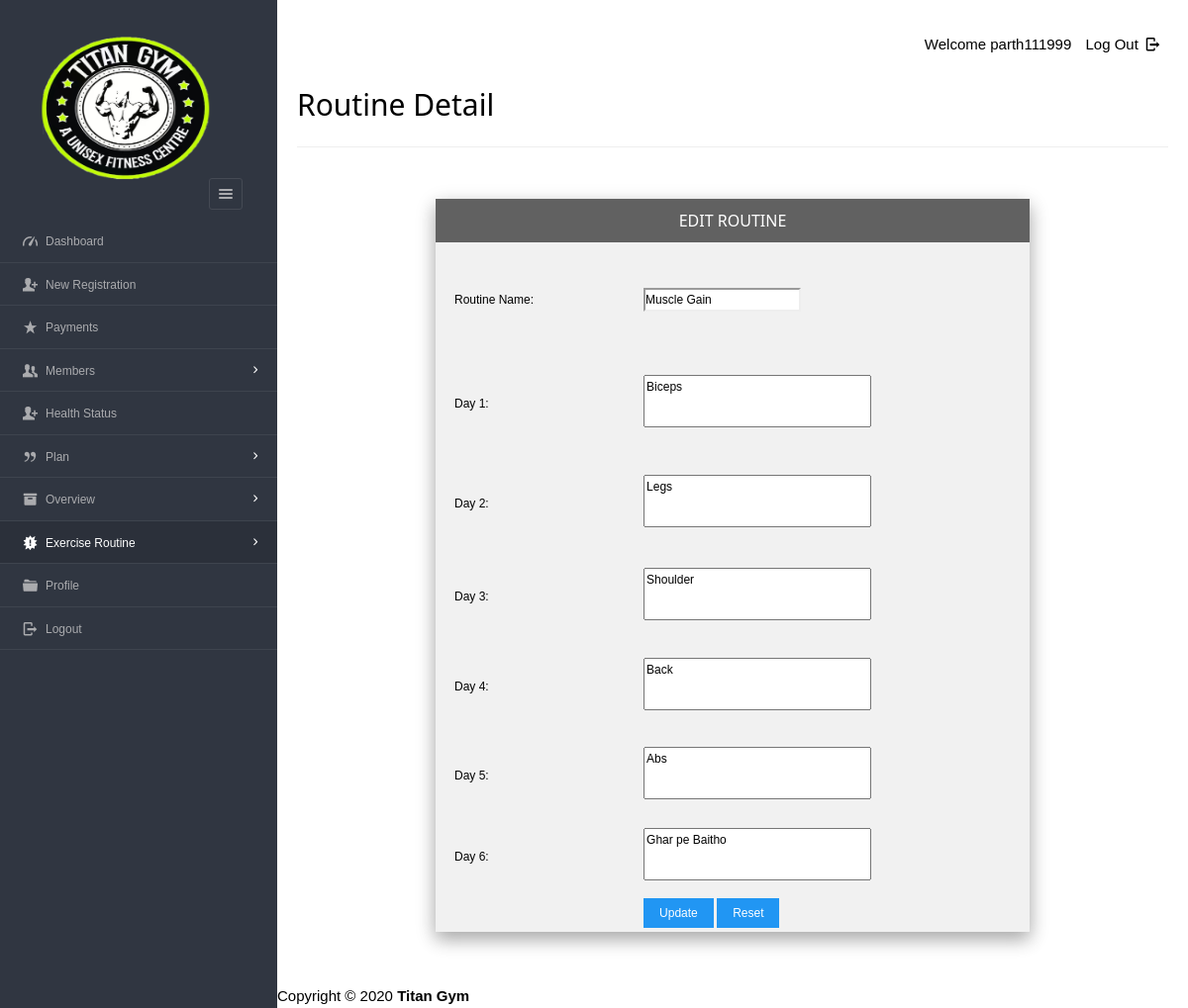
/dashboard/admin/editdetailroutine.php?id=1 (signed in), run on the app's committed database.
### tables this page shows
CREATE TABLE `timetable` (
  `tid` int(12) NOT NULL,
  `tname` varchar(45) DEFAULT NULL,
  `day1` varchar(200) DEFAULT NULL,
  `day2` varchar(200) DEFAULT NULL,
  `day3` varchar(200) DEFAULT NULL,
  `day4` varchar(200) DEFAULT NULL,
  `day5` varchar(200) DEFAULT NULL,
  `day6` varchar(200) DEFAULT NULL
);

### dashboard/admin/editdetailroutine.php (the view, shortened to what this page needs)
<?php
require '../../include/db_conn.php';
?>
<!DOCTYPE html>
<html lang="en">
<head>
    <link rel="stylesheet" href="../../css/style.css"  id="style-resource-5">
    <link rel="stylesheet" href="../../css/dashMain.css">
    <link rel="stylesheet" type="text/css" href="../../css/entypo.css">
	<link href="a1style.css" rel="stylesheet" type="text/css">
</head>
     <body class="page-body  page-fade" onload="collapseSidebar()">
    	<div class="page-container sidebar-collapsed" id="navbarcollapse">
		<div class="sidebar-menu">
			<header class="logo-env">
			<div class="logo">
				<a href="main.php">
					<img src="../../images/logo.png" alt="" width="192" height="80" />
				</a>
			</div>
					<div class="sidebar-collapse" onclick="collapseSidebar()">
				<a href="#" class="sidebar-collapse-icon with-animation">
					<i class="entypo-menu"></i>
				</a>
			</div>
			</header>
    		<?php include('nav.php'); ?>
    	</div>
    		<div class="main-content">
				<div class="row">
					<div class="col-md-6 col-sm-8 clearfix">
					</div>
					<div class="col-md-6 col-sm-4 clearfix hidden-xs">
						<ul class="list-inline links-list pull-right">
							<li>Welcome <?php echo $_SESSION['full_name']; ?>
							</li>
							<li>
								<a href="logout.php">
									Log Out <i class="entypo-logout right"></i>
								</a>
							</li>
						</ul>
					</div>
				</div>
				<h2>Routine Detail</h2>
				<hr/>
		<?php
		$id=$_GET['id'];
		$sql="Select * from timetable t Where t.tid=$id";
		$res=mysqli_query($con, $sql);
					 if($res){
						      	$row=mysqli_fetch_array($res,MYSQLI_ASSOC);
						      }
		?>
			<div class="a1-container a1-small a1-padding-32" style="margin-top:2px; margin-bottom:2px;">
        <div class="a1-card-8 a1-light-gray" style="width:600px; margin:0 auto;">
		<div class="a1-container a1-dark-gray a1-center">
        	<h6>EDIT ROUTINE</h6>
        </div>
       <form id="form1" name="form1" method="post" class="a1-container" action="updateroutine.php">
		<table width="619" height="673" border="0" align="center">
			<tr>
				<td><input type="hidden" name='tid' value='<?php echo $id?>'></td>
			</tr>
  <tr>
  	<td width='186' height='103'>Routine Name:</td>
    <td height="87" colspan="2"><input type="text" name='routinename' value='<?php echo $row['tname'] ?>'></td>
    </tr>
  <tr>
    <td width="186" height="103">Day 1:</td>
    <td width="417"><textarea style="resize:none; margin: 0px; width: 230px; height: 53px;" name="day1" id="boxxe" ><?php echo $row['day1'] ?></textarea></td>
  </tr>
  <tr>
    <td height="96">Day 2:</td>
    <td><textarea style="resize:none; margin: 0px; width: 230px; height: 53px;" name="day2" id="boxxe" ><?php echo $row['day2'] ?></textarea></td>
  </tr>
  <tr>
    <td height="87">Day 3:</td>
    <td><textarea style="resize:none; margin: 0px; width: 230px; height: 53px;"  name="day3" id="boxxe" ><?php echo $row['day3'] ?></textarea></td>
  </tr>
  <tr>
    <td height="92">Day 4:</td>
    <td><textarea style="resize:none; margin: 0px; width: 230px; height: 53px;"  name="day4" id="boxxe" ><?php echo $row['day4'] ?></textarea></td>
  </tr>
  <tr>
    <td height="84">Day 5:</td>
    <td><textarea style="resize:none; margin: 0px; width: 230px; height: 53px;"  name="day5" id="boxxe" ><?php echo $row['day5'] ?></textarea></td>
  </tr>
  <tr>
    <td height="75">Day 6:</td>
    <td><textarea style="resize:none; margin: 0px; width: 230px; height: 53px;"  name="day6" id="boxxe" ><?php echo $row['day6'] ?></textarea></td>
  </tr>
  <tr>
               <td height="35">&nbsp;</td>
               <td height="35">
			  <input class="a1-btn a1-blue" type="submit" name="submit" id="submit" value="Update">
                 <input class="a1-btn a1-blue" type="reset" name="reset" id="reset" value="Reset"></td>
             </tr>
        </table>
    </form></div>
    </div>
    	</div>
    </body>
	<?php include('footer.php'); ?>
</html>

### css/style.css (style rules this page uses)
html { font-size: 62.5%; font-family: sans-serif; }
div { display: block; }
body { font-family: "Noto Sans", sans-serif, "Helvetica Neue", Helvetica, Arial, sans-serif; font-size: 12px; line-height: 1.428571429; display: block; margin: 0; }
body { background: url('/images/1697.jpg') no-repeat center center fixed; -webkit-background-size: cover; -moz-background-size: cover; -o-background-size: cover; background-size: cover; }
*, *:before, *:after { box-sizing: border-box; }
a { text-decoration: none; background: transparent; }
img { vertical-align: middle; }
img { border: 0; }
.logo img { width: 220px; height: 200px; }
input, button, select, textarea { font-family: inherit; font-size: inherit; line-height: inherit; }
button, input { line-height: normal; }
button, input, select, textarea { font-family: inherit; font-size: 100%; margin: 0; }
input:not([type]), input[type="email" i], input[type="number" i], input[type="password" i], input[type="tel" i], input[type="url" i], input[type="text" i] { padding: 1px 0px; }
input { background-color: white; cursor: text; padding: 1px; border-width: 2px; border-style: inset; border-color: initial; border-image: initial; }
input, textarea, select, button { text-rendering: auto; color: initial; letter-spacing: normal; word-spacing: normal; text-transform: none; text-indent: 0px; text-shadow: none; display: inline-block; text-align: start; margin: 0em; font: 400 13.3333px Arial; }
button, html input[type="button"], input[type="reset"], input[type="submit"] { cursor: pointer; }
a { color: #373e4a; text-decoration: none; }
a { background: transparent; }
a { color: #373e4a; }
.page-container { position: relative; padding-left: 280px; }
.page-container .sidebar-menu { position: absolute; width: 280px; top: 0; left: 0; bottom: 0; background: #303641; color: #aaabae; z-index: 1; min-height: 796px; box-sizing: border-box; }
.page-container .sidebar-menu .logo-env { width: 100%; padding: 35px; padding-bottom: 10px; box-sizing: border-box; }
.page-container .sidebar-menu .logo-env:before, .page-container .sidebar-menu .logo-env:after { content: " "; display: table; }
.page-container .sidebar-menu .logo-env > div { display: block; vertical-align: middle; white-space: nowrap; float: left; }
.page-container .sidebar-menu .logo-env > div > a { display: inline-block; color: #aaabae; }
.page-container .sidebar-menu .logo-env > div.sidebar-collapse, .page-container .sidebar-menu .logo-env > div.sidebar-mobile-menu { position: relative; float: right; }
.page-container .sidebar-menu .logo-env > div.sidebar-collapse a, .page-container .sidebar-menu .logo-env > div.sidebar-mobile-menu a { display: inline-block; border: 1px solid #454a54; text-align: center; padding: 0; line-height: 1; font-size: 20px; font-weight: 300; padding: 5px 2px; background-clip: padding-box; border-radius: 3px; transition: all 200ms ease-in-out; }
.page-container .sidebar-menu .logo-env .logo img { width: 180px; height: 150px; }
.page-container .sidebar-menu .logo-env:after { clear: both; }
ul, ol { margin-top: 0; margin-bottom: 8.5px; }
ul, menu, dir { display: block; list-style-type: disc; }
li { display: list-item; }
i, cite, em, var, address, dfn { font-style: italic; }

### css/entypo.css (style rules this page uses)
[class^="entypo-"]:before, [class*=" entypo-"]:before { font-family: "entypo"; font-style: normal; font-weight: normal; speak: none; display: inline-block; text-decoration: inherit; width: 1em; margin-right: .2em; text-align: center; font-variant: normal; text-transform: none; line-height: 1em; margin-left: .2em; }
.entypo-menu:before { content: '\e811'; }
.entypo-logout:before { content: '\e85d'; }

### data on the page
timetable: routinename "Muscle Gain", day1 "Biceps", day2 "Legs", day3 "Shoulder", day4 "Back", day5 "Abs", day6 "Ghar pe Baitho"

### other printed values
$_SESSION['full_name'] "parth111999"
